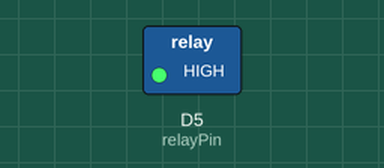
Recording of a sketch running on a simulated ESP8266 (Wemos D1 mini). Shown: switched loads named in the sketch (green lamp = pin HIGH).

Above: at 1.0 s.
At 3.0 s:
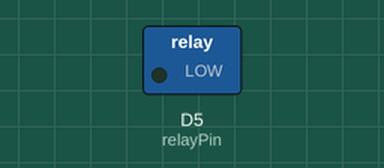
Timing chart, 0 to 5.2 s (numbered marks = the images above):
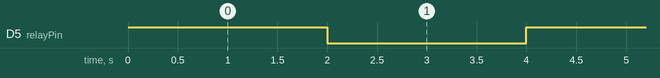

The sketch:

wemos_d1-relay-test.ino
```cpp
const int relayPin = D5;
const long interval = 2000;  // pause for two seconds

void setup() {
  pinMode(relayPin, OUTPUT);
}

void loop() {
  digitalWrite(relayPin, HIGH); // turn on relay with voltage HIGH
  delay(interval);              // pause
  digitalWrite(relayPin, LOW);  // turn off relay with voltage LOW
  delay(interval);              // pause
}
```

Measured:
- by itself, D5 (relayPin): alternates HIGH for 2.0 s and LOW for 2.0 s
